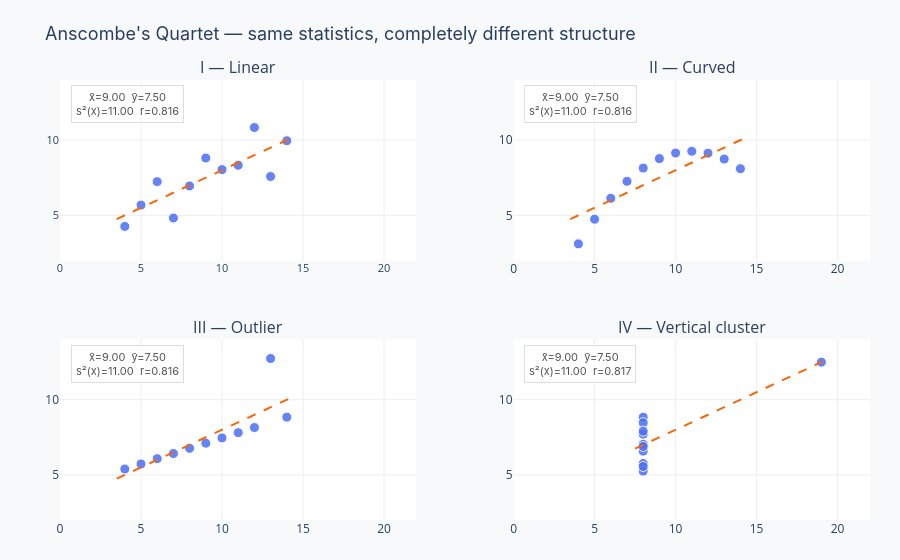

The notebook cell saved with this chart:
### Markdown cell above
---
## What's happening?

Each chart type answers a different statistical question. Choosing the wrong one doesn't give you wrong data, it just hides the pattern you are trying to see.

| Chart type | Best question it answers | Key statistic it shows |
|-----------|--------------------------|----------------------|
| Histogram | What is the shape of this distribution? | Skew, modality, spread |
| Box plot | How do groups compare in spread and outliers? | Median, IQR, outliers |
| Violin plot | What is the full shape *and* the quartiles? | KDE + box plot combined |
| Scatter plot | How do two variables relate? | Correlation direction/strength |
| Heatmap | Which pairs of variables are most correlated? | Full correlation matrix |

### Anscombe's Quartet: why you must always plot your data

Four datasets can share the exact same mean, variance, and correlation (r = 0.816) while looking completely different when plotted: one linear, one curved, one with an outlier, one with a vertical cluster. The lesson: **always visualize before modeling**.

The widget above lets you explore this directly, look back at it and compare how the box plot and histogram each reveal different features of the same variable.

### Code cell
from plotly.subplots import make_subplots

# ── Anscombe's Quartet ────────────────────────────────────────────────────────
_AQ = [
    ("I — Linear",
     [10,8,13,9,11,14,6,4,12,7,5],
     [8.04,6.95,7.58,8.81,8.33,9.96,7.24,4.26,10.84,4.82,5.68]),
    ("II — Curved",
     [10,8,13,9,11,14,6,4,12,7,5],
     [9.14,8.14,8.74,8.77,9.26,8.10,6.13,3.10,9.13,7.26,4.74]),
    ("III — Outlier",
     [10,8,13,9,11,14,6,4,12,7,5],
     [7.46,6.77,12.74,7.11,7.81,8.84,6.08,5.39,8.15,6.42,5.73]),
    ("IV — Vertical cluster",
     [8,8,8,8,8,8,8,19,8,8,8],
     [6.58,5.76,7.71,8.84,8.47,7.04,5.25,12.50,5.56,7.91,6.89]),
]

fig = make_subplots(
    rows=2, cols=2,
    subplot_titles=[d[0] for d in _AQ],
    horizontal_spacing=0.12,
    vertical_spacing=0.18,
)

for idx, (label, xs, ys) in enumerate(_AQ):
    row, col = idx // 2 + 1, idx % 2 + 1
    x = np.array(xs, dtype=float)
    y = np.array(ys, dtype=float)

    slope, intercept, r_val, *_ = stats.linregress(x, y)
    x_line = np.array([x.min() - 0.5, x.max() + 0.5])
    y_line = slope * x_line + intercept

    fig.add_trace(go.Scatter(
        x=x, y=y, mode="markers",
        marker=dict(color=PALETTE["primary"], size=10, opacity=0.85,
                    line=dict(color="white", width=1)),
        showlegend=False,
    ), row=row, col=col)

    fig.add_trace(go.Scatter(
        x=x_line, y=y_line, mode="lines",
        line=dict(color=PALETTE["secondary"], width=2, dash="dash"),
        showlegend=False,
    ), row=row, col=col)

    ax_num = "" if idx == 0 else idx + 1
    fig.add_annotation(
        text=(f"x̄={x.mean():.2f}  ȳ={y.mean():.2f}<br>"
              f"s²(x)={x.var(ddof=1):.2f}  r={r_val:.3f}"),
        xref=f"x{ax_num} domain", yref=f"y{ax_num} domain",
        x=0.03, y=0.97,
        xanchor="left", yanchor="top",
        showarrow=False,
        font=dict(size=11, family=FONT["family"], color="#555"),
        bgcolor="rgba(255,255,255,0.85)",
        bordercolor="#ddd", borderwidth=1, borderpad=4,
    )

layout = base_layout(
    title="Anscombe's Quartet — same statistics, completely different structure",
    xaxis_title="",
    yaxis_title="",
)
layout.update(height=560, margin=dict(t=80, b=40))
fig.update_layout(layout)

for i in range(1, 5):
    n = "" if i == 1 else i
    fig.update_layout({
        f"xaxis{n}": dict(range=[0, 22], gridcolor="#eee", zeroline=False),
        f"yaxis{n}": dict(range=[2, 14], gridcolor="#eee", zeroline=False),
    })

fig.show()

### Figure 1 — Plotly figure (JSON) as saved in the notebook; plotly's stock layout.template omitted (floating-point values rounded to 4 significant figures)
{"data": [{"marker": {"color": "#4C6EF5", "line": {"color": "white", "width": 1}, "opacity": 0.85, "size": 10}, "mode": "markers", "showlegend": false, "type": "scatter", "x": [10.0, 8.0, 13.0, 9.0, 11.0, 14.0, 6.0, 4.0, 12.0, 7.0, 5.0], "xaxis": "x", "y": [8.04, 6.95, 7.58, 8.81, 8.33, 9.96, 7.24, 4.26, 10.84, 4.82, 5.68], "yaxis": "y"}, {"line": {"color": "#F76707", "dash": "dash", "width": 2}, "mode": "lines", "showlegend": false, "type": "scatter", "x": [3.5, 14.5], "xaxis": "x", "y": [4.75, 10.25], "yaxis": "y"}, {"marker": {"color": "#4C6EF5", "line": {"color": "white", "width": 1}, "opacity": 0.85, "size": 10}, "mode": "markers", "showlegend": false, "type": "scatter", "x": [10.0, 8.0, 13.0, 9.0, 11.0, 14.0, 6.0, 4.0, 12.0, 7.0, 5.0], "xaxis": "x2", "y": [9.14, 8.14, 8.74, 8.77, 9.26, 8.1, 6.13, 3.1, 9.13, 7.26, 4.74], "yaxis": "y2"}, {"line": {"color": "#F76707", "dash": "dash", "width": 2}, "mode": "lines", "showlegend": false, "type": "scatter", "x": [3.5, 14.5], "xaxis": "x2", "y": [4.751, 10.25], "yaxis": "y2"}, {"marker": {"color": "#4C6EF5", "line": {"color": "white", "width": 1}, "opacity": 0.85, "size": 10}, "mode": "markers", "showlegend": false, "type": "scatter", "x": [10.0, 8.0, 13.0, 9.0, 11.0, 14.0, 6.0, 4.0, 12.0, 7.0, 5.0], "xaxis": "x3", "y": [7.46, 6.77, 12.74, 7.11, 7.81, 8.84, 6.08, 5.39, 8.15, 6.42, 5.73], "yaxis": "y3"}, {"line": {"color": "#F76707", "dash": "dash", "width": 2}, "mode": "lines", "showlegend": false, "type": "scatter", "x": [3.5, 14.5], "xaxis": "x3", "y": [4.751, 10.25], "yaxis": "y3"}, {"marker": {"color": "#4C6EF5", "line": {"color": "white", "width": 1}, "opacity": 0.85, "size": 10}, "mode": "markers", "showlegend": false, "type": "scatter", "x": [8.0, 8.0, 8.0, 8.0, 8.0, 8.0, 8.0, 19.0, 8.0, 8.0, 8.0], "xaxis": "x4", "y": [6.58, 5.76, 7.71, 8.84, 8.47, 7.04, 5.25, 12.5, 5.56, 7.91, 6.89], "yaxis": "y4"}, {"line": {"color": "#F76707", "dash": "dash", "width": 2}, "mode": "lines", "showlegend": false, "type": "scatter", "x": [7.5, 19.5], "xaxis": "x4", "y": [6.751, 12.75], "yaxis": "y4"}], "layout": {"annotations": [{"font": {"size": 16}, "showarrow": false, "text": "I — Linear", "x": 0.22, "xanchor": "center", "xref": "paper", "y": 1, "yanchor": "bottom", "yref": "paper"}, {"font": {"size": 16}, "showarrow": false, "text": "II — Curved", "x": 0.78, "xanchor": "center", "xref": "paper", "y": 1, "yanchor": "bottom", "yref": "paper"}, {"font": {"size": 16}, "showarrow": false, "text": "III — Outlier", "x": 0.22, "xanchor": "center", "xref": "paper", "y": 0.41, "yanchor": "bottom", "yref": "paper"}, {"font": {"size": 16}, "showarrow": false, "text": "IV — Vertical cluster", "x": 0.78, "xanchor": "center", "xref": "paper", "y": 0.41, "yanchor": "bottom", "yref": "paper"}, {"bgcolor": "rgba(255,255,255,0.85)", "bordercolor": "#ddd", "borderpad": 4, "borderwidth": 1, "font": {"color": "#555", "family": "Inter, Arial, sans-serif", "size": 11}, "showarrow": false, "text": "x̄=9.00  ȳ=7.50<br>s²(x)=11.00  r=0.816", "x": 0.03, "xanchor": "left", "xref": "x domain", "y": 0.97, "yanchor": "top", "yref": "y domain"}, {"bgcolor": "rgba(255,255,255,0.85)", "bordercolor": "#ddd", "borderpad": 4, "borderwidth": 1, "font": {"color": "#555", "family": "Inter, Arial, sans-serif", "size": 11}, "showarrow": false, "text": "x̄=9.00  ȳ=7.50<br>s²(x)=11.00  r=0.816", "x": 0.03, "xanchor": "left", "xref": "x2 domain", "y": 0.97, "yanchor": "top", "yref": "y2 domain"}, {"bgcolor": "rgba(255,255,255,0.85)", "bordercolor": "#ddd", "borderpad": 4, "borderwidth": 1, "font": {"color": "#555", "family": "Inter, Arial, sans-serif", "size": 11}, "showarrow": false, "text": "x̄=9.00  ȳ=7.50<br>s²(x)=11.00  r=0.816", "x": 0.03, "xanchor": "left", "xref": "x3 domain", "y": 0.97, "yanchor": "top", "yref": "y3 domain"}, {"bgcolor": "rgba(255,255,255,0.85)", "bordercolor": "#ddd", "borderpad": 4, "borderwidth": 1, "font": {"color": "#555", "family": "Inter, Arial, sans-serif", "size": 11}, "showarrow": false, "text": "x̄=9.00  ȳ=7.50<br>s²(x)=11.00  r=0.817", "x": 0.03, "xanchor": "left", "xref": "x4 domain", "y": 0.97, "yanchor": "top", "yref": "y4 domain"}], "height": 560, "legend": {"font": {"size": 12}}, "margin": {"b": 40, "l": 60, "r": 30, "t": 80}, "paper_bgcolor": "#F8F9FA", "plot_bgcolor": "#FFFFFF", "title": {"font": {"family": "Inter, Arial, sans-serif", "size": 18}, "text": "Anscombe's Quartet — same statistics, completely different structure"}, "xaxis": {"anchor": "y", "domain": [0, 0.44], "gridcolor": "#eee", "range": [0, 22], "tickfont": {"size": 11}, "title": {"font": {"size": 13}, "text": ""}, "zeroline": false}, "xaxis2": {"anchor": "y2", "domain": [0.56, 1], "gridcolor": "#eee", "range": [0, 22], "zeroline": false}, "xaxis3": {"anchor": "y3", "domain": [0, 0.44], "gridcolor": "#eee", "range": [0, 22], "zeroline": false}, "xaxis4": {"anchor": "y4", "domain": [0.56, 1], "gridcolor": "#eee", "range": [0, 22], "zeroline": false}, "yaxis": {"anchor": "x", "domain": [0.59, 1], "gridcolor": "#eee", "range": [2, 14], "tickfont": {"size": 11}, "title": {"font": {"size": 13}, "text": ""}, "zeroline": false}, "yaxis2": {"anchor": "x2", "domain": [0.59, 1], "gridcolor": "#eee", "range": [2, 14], "zeroline": false}, "yaxis3": {"anchor": "x3", "domain": [0, 0.41], "gridcolor": "#eee", "range": [2, 14], "zeroline": false}, "yaxis4": {"anchor": "x4", "domain": [0, 0.41], "gridcolor": "#eee", "range": [2, 14], "zeroline": false}}}
